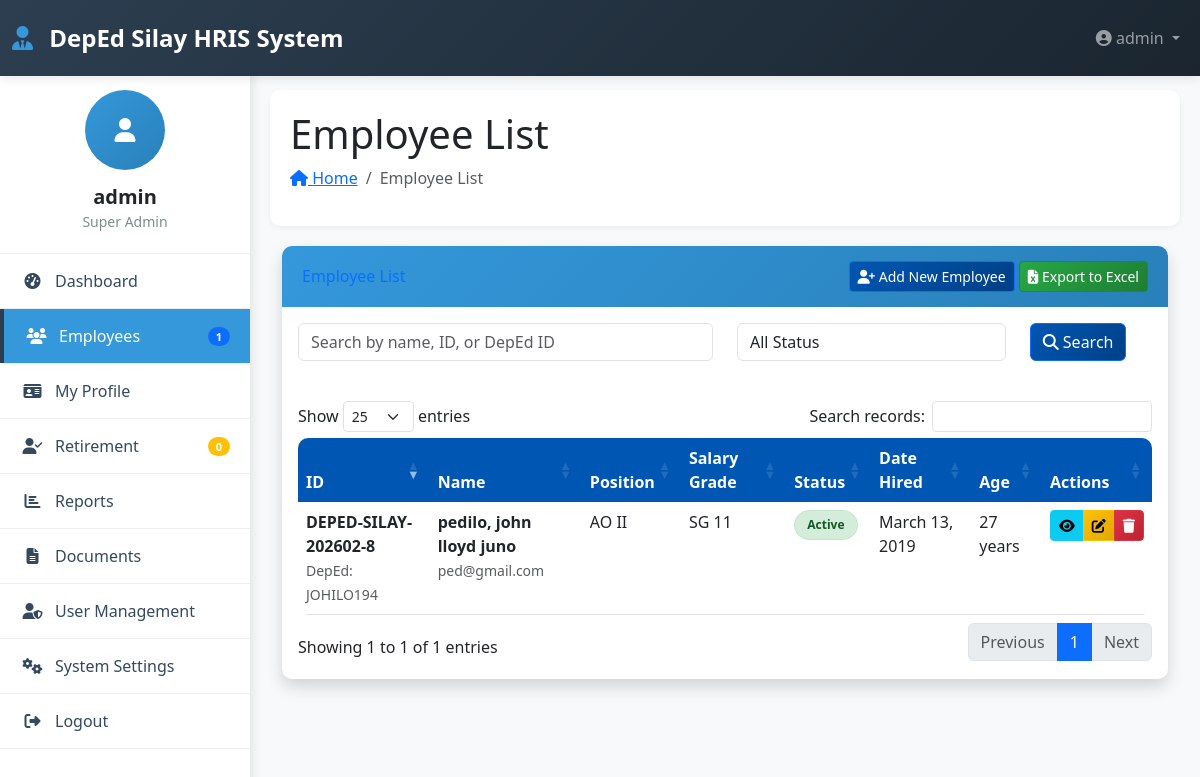
/modules/employees/list_employees.php (signed in), run on the app's committed database.
### tables this page shows
CREATE TABLE `employment_details` (
  `id` int(11) NOT NULL,
  `employee_id` varchar(20) DEFAULT NULL,
  `position_title` varchar(200) DEFAULT NULL,
  `salary_grade` int(11) DEFAULT NULL CHECK (`salary_grade` between 1 and 33),
  `step_increment` int(11) DEFAULT NULL CHECK (`step_increment` between 1 and 8),
  `monthly_salary` decimal(12,2) DEFAULT NULL,
  `plantilla_number` varchar(50) DEFAULT NULL,
  `item_number` varchar(50) DEFAULT NULL,
  `department` varchar(100) DEFAULT NULL,
  `school_assignment` varchar(200) DEFAULT NULL,
  `school_id` varchar(50) DEFAULT NULL,
  `school_district` varchar(100) DEFAULT NULL,
  `division` varchar(100) DEFAULT 'Division of Silay City',
  `region` varchar(100) DEFAULT 'Region VI - Western Visayas',
  `employee_type` enum('Permanent','Contractual','Substitute','Part-time','Volunteer','CoS','Job Order') DEFAULT NULL,
  `appointment_status` enum('Original','Promoted','Reclassified','Re-employed') DEFAULT NULL,
  `appointment_nature` enum('Permanent','Temporary','Casual','Co-terminus') DEFAULT NULL,
  `date_of_last_promotion` date DEFAULT NULL,
  `date_of_last_step_increment` date DEFAULT NULL,
  `effectivity_date` date DEFAULT NULL,
  `bank_name` varchar(100) DEFAULT NULL,
  `bank_account` varchar(50) DEFAULT NULL,
  `payroll_account` varchar(50) DEFAULT NULL
);

CREATE TABLE `employees` (
  `employee_id` varchar(20) NOT NULL,
  `deped_id` varchar(20) DEFAULT NULL,
  `lrn_number` varchar(20) DEFAULT NULL,
  `first_name` varchar(100) NOT NULL,
  `middle_name` varchar(100) DEFAULT NULL,
  `last_name` varchar(100) NOT NULL,
  `suffix` varchar(10) DEFAULT NULL,
  `extension_name` varchar(20) DEFAULT NULL,
  `birth_date` date NOT NULL,
  `birth_place` varchar(200) DEFAULT NULL,
  `gender` enum('Male','Female') DEFAULT NULL,
  `civil_status` enum('Single','Married','Divorced','Widowed','Separated') DEFAULT NULL,
  `gsis_no` varchar(50) DEFAULT NULL,
  `pagibig_no` varchar(50) DEFAULT NULL,
  `philhealth_no` varchar(50) DEFAULT NULL,
  `sss_no` varchar(50) DEFAULT NULL,
  `tin_no` varchar(50) DEFAULT NULL,
  `email_official` varchar(100) DEFAULT NULL,
  `email_personal` varchar(100) DEFAULT NULL,
  `mobile_number` varchar(20) DEFAULT NULL,
  `telephone` varchar(20) DEFAULT NULL,
  `house_no_street` varchar(200) DEFAULT NULL,
  `barangay` varchar(100) DEFAULT NULL,
  `city` varchar(100) DEFAULT 'Silay City',
  `province` varchar(100) DEFAULT 'Negros Occidental',
  `zip_code` varchar(10) DEFAULT NULL,
  `emergency_person` varchar(200) DEFAULT NULL,
  `emergency_relationship` varchar(50) DEFAULT NULL,
  `emergency_contact` varchar(20) DEFAULT NULL,
  `emergency_address` varchar(300) DEFAULT NULL,
  `employment_status` enum('Active','Retired','On-Leave','Resigned','AWOL','Deceased','Suspended') DEFAULT 'Active',
  `date_hired` date DEFAULT NULL,
  `date_retired` date DEFAULT NULL,
  `date_resigned` date DEFAULT NULL,
  `date_of_last_promotion` date DEFAULT NULL,
  `photo_path` varchar(500) DEFAULT NULL,
  `created_at` timestamp NOT NULL DEFAULT current_timestamp(),
  `updated_at` timestamp NOT NULL DEFAULT current_timestamp() ON UPDATE current_timestamp(),
  `created_by` varchar(100) DEFAULT NULL,
  `updated_by` varchar(100) DEFAULT NULL
);

### modules/employees/list_employees.php (the view, shortened to what this page needs)
<?php
require_once '../../includes/functions.php';
require_once '../../includes/header.php';
$database = new Database();
$db = $database->getConnection();
$search = isset($_GET['search']) ? clean_input($_GET['search']) : '';
$query = "SELECT e.*, ed.position_title, ed.salary_grade
          FROM employees e
          LEFT JOIN employment_details ed ON e.employee_id = ed.employee_id
          WHERE 1=1";
$query .= " ORDER BY e.last_name, e.first_name";
$stmt = $db->prepare($query);
$stmt->execute();
$employees = $stmt->fetchAll(PDO::FETCH_ASSOC);
?>
<div class="card shadow">
    <div class="card-header d-flex justify-content-between align-items-center">
        <h6 class="m-0 font-weight-bold text-primary">Employee List</h6>
        <div>
            <a href="add_employee.php" class="btn btn-primary btn-sm">
                <i class="fas fa-user-plus"></i> Add New Employee
            </a>
            <a href="export_employees.php" class="btn btn-success btn-sm">
                <i class="fas fa-file-excel"></i> Export to Excel
            </a>
        </div>
    </div>
    <div class="card-body">
        <form method="GET" class="mb-4">
            <div class="row">
                <div class="col-md-6 mb-3">
                    <input type="text" name="search" class="form-control" placeholder="Search by name, ID, or DepEd ID"
                           value="<?php echo htmlspecialchars($search); ?>">
                </div>
                <div class="col-md-4 mb-3">
                    <select name="status" class="form-control">
                        <option value="">All Status</option>
                    </select>
                </div>
                <div class="col-md-2 mb-3">
                    <button type="submit" class="btn btn-primary btn-block">
                        <i class="fas fa-search"></i> Search
                    </button>
                </div>
            </div>
        </form>
        <div class="table-responsive">
            <table class="table table-hover data-table">
                <thead>
                    <tr>
                        <th>ID</th>
                        <th>Name</th>
                        <th>Position</th>
                        <th>Salary Grade</th>
                        <th>Status</th>
                        <th>Date Hired</th>
                        <th>Age</th>
                        <th>Actions</th>
                    </tr>
                </thead>
                <tbody>
                    <?php foreach ($employees as $employee): ?>
                        <?php
                        $age = calculateAge($employee['birth_date']);
                        ?>
                        <tr>
                            <td>
                                <strong><?php echo htmlspecialchars($employee['employee_id']); ?></strong><br>
                                <small class="text-muted">DepEd: <?php echo htmlspecialchars($employee['deped_id']); ?></small>
                            </td>
                            <td>
                                <strong><?php echo htmlspecialchars($employee['last_name'] . ', ' . $employee['first_name'] . ' ' . $employee['middle_name']); ?></strong><br>
                                <small class="text-muted"><?php echo htmlspecialchars($employee['email_official']); ?></small>
                            </td>
                            <td><?php echo htmlspecialchars($employee['position_title']); ?></td>
                            <td>SG <?php echo htmlspecialchars($employee['salary_grade']); ?></td>
                            <td><?php echo getStatusBadge($employee['employment_status']); ?></td>
                            <td><?php echo formatDate($employee['date_hired']); ?></td>
                            <td><?php echo $age; ?> years</td>
                            <td>
                                <div class="btn-group" role="group">
                                    <a href="view_employee.php?id=<?php echo $employee['employee_id']; ?>"
                                       class="btn btn-info btn-sm" title="View">
                                        <i class="fas fa-eye"></i>
                                    </a>
                                    <a href="edit_employee.php?id=<?php echo $employee['employee_id']; ?>"
                                       class="btn btn-warning btn-sm" title="Edit">
                                        <i class="fas fa-edit"></i>
                                    </a>
                                    <a href="delete_employee.php?id=<?php echo $employee['employee_id']; ?>"
                                       class="btn btn-danger btn-sm confirm-delete" title="Delete">
                                        <i class="fas fa-trash"></i>
                                    </a>
                                </div>
                            </td>
                        </tr>
                    <?php endforeach; ?>
                </tbody>
            </table>
        </div>
    </div>
</div>
<?php
require_once '../../includes/footer.php';
?>

### includes/functions.php (shortened to what this page needs)
<?php
function formatDate($date, $format = 'F d, Y')
{
    return date($format, strtotime($date));
}
function calculateAge($birthdate)
{
    $birth = new DateTime($birthdate);
    $today = new DateTime();
    $age = $today->diff($birth)->y;
    return $age;
}
function getStatusBadge($status)
{
    $badges = [
        'Active' => 'status-active',
        'Retired' => 'status-retired',
        'On-Leave' => 'status-onleave',
        'Resigned' => 'status-resigned',
        'AWOL' => 'status-awol',
        'Deceased' => 'status-deceased'
    ];
    $class = $badges[$status] ?? 'status-default';
    return '<span class="status-badge ' . $class . '">' . $status . '</span>';
}
?>

### assets/css/style.css (style rules this page uses)
:root { --deped-blue: #0056b3; --deped-green: #28a745; --deped-yellow: #ffc107; --deped-red: #dc3545; --deped-gray: #6c757d; --deped-light: #f8f9fa; --deped-dark: #343a40; }
body { font-family: 'Segoe UI', Tahoma, Geneva, Verdana, sans-serif; background-color: #f5f7fa; color: #333; }
.card { border: none; border-radius: 10px; box-shadow: 0 4px 6px rgba(0, 0, 0, 0.1); transition: transform 0.3s ease; }
.card-header { background: linear-gradient(135deg, var(--deped-blue), #a4bad1); color: white; border-radius: 10px 10px 0 0 !important; font-weight: 600; }
.btn-primary { background: linear-gradient(135deg, var(--deped-blue), #004085); border: none; padding: 10px 20px; border-radius: 5px; font-weight: 600; }
.btn-success { background: linear-gradient(135deg, var(--deped-green), #1e7e34); border: none; }
.btn-warning { background: linear-gradient(135deg, var(--deped-yellow), #e0a800); border: none; }
.btn-danger { background: linear-gradient(135deg, var(--deped-red), #bd2130); border: none; }
.status-badge { padding: 5px 12px; border-radius: 20px; font-size: 12px; font-weight: 600; display: inline-block; }
.status-active { background: #d4edda; color: #155724; border: 1px solid #c3e6cb; }
.table { border-radius: 10px; overflow: hidden; }
.table thead th { background-color: var(--deped-blue); color: white; border: none; font-weight: 600; }
.form-control { border: 2px solid #e0e6ed; border-radius: 8px; padding: 10px 15px; transition: all 0.3s; }

### includes/header.php (style rules this page uses)
:root { --primary-color: #3498db; --secondary-color: #2c3e50; --success-color: #27ae60; --warning-color: #f39c12; --danger-color: #e74c3c; --light-color: #ecf0f1; --dark-color: #2c3e50; }
body { font-family: 'Segoe UI', Tahoma, Geneva, Verdana, sans-serif; background-color: #f8f9fa; padding-top: 70px; }
.card { border: none; border-radius: 10px; box-shadow: 0 2px 10px rgba(0, 0, 0, 0.08); margin-bottom: 20px; transition: transform 0.3s; }
.card-header { background: linear-gradient(135deg, var(--primary-color), #2980b9); color: white; border-radius: 10px 10px 0 0 !important; padding: 15px 20px; border: none; }
.status-badge { padding: 5px 12px; border-radius: 20px; font-size: 12px; font-weight: 600; display: inline-block; }
.status-active { background: #d4edda; color: #155724; }

### data on the page
employment_details: employee.employee_id "DEPED-SILAY-202602-8", employee.deped_id "JOHILO194", employee.middle_name "pedilo, john lloyd juno", employee.email_official "ped@gmail.com", position_title "AO II", salary_grade "11", employee.employment_status "Active", employee.date_hired "March 13, 2019", employee.birth_date "27"

### other printed values
SITE_NAME "DepEd Silay HRIS System"
$username "admin"
$user_role "Super Admin"
getEmployeeCount() "1"
getRetirementDueCount() "0"
$page_title "Employee List"
